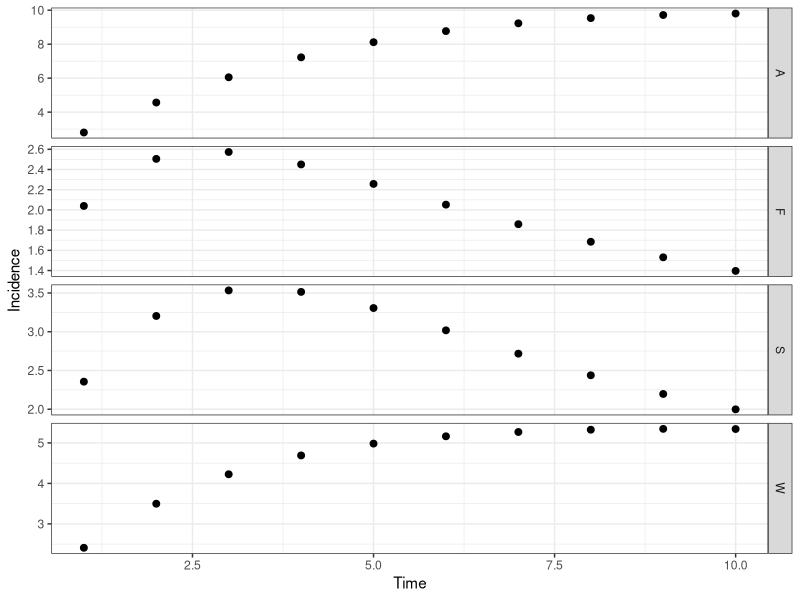

Source code (R):
# CF McQuaid & RMGJ Houben
# Start 21/04/2017 ---> current version 26/04/2017
# Cohort model of TB including regression and a slow stream
########################################
#         ^     ^     ^     ^          #
#      -> Q <-> S <-> C <-> Y -> M     # Q - Quiescent, S - Subclinical, C - Minimal (C+S-), Y - Disseminated (C+S+, symptomatic), M - Death (due to disease)
#     /   ^     ^                      #
#    E    |     |                      # E - Recently Infected, T - Cumulative incidence (using initial disease-free population)
#     \   v     v                      #
#      -> K <-> Z                      # K - Quiescent (slow stream), Z- Subclinical (slow stream),
#         v     v                      #
########################################
##set wd depending on who is coding/playing
#setwd("C:/Users/cfmcquaid/Simulations")
setwd("/Users/ReinHouben/Filr/ifolder/Applications (funding and jobs)/2016 - ERC starting grant/Rmodel_nathis/NatHistCoh")

#Next steps
# 1. get the prop inc disease after 5 years to 5%
###   How: play with Eq values, OR increase progression parameters
# 2. achieve 1 + start higher and sharper decrease in early years
###   How: change initial states to more realistic point, based on what prev of disease would be at screening
###   Also increase progression rates, while decreasing proportion that goes into the fast pathway
# OTHER NEXT STEPS - 8th May 2017
##  ?can we calculate in model how often (on average) people would come in and out of states over course of say 2 years?
##  ?Can we calculate average time in compartment in each step visit? Should be simple competing risk model right?

library("reshape2"); library("deSolve"); library("ggplot2"); library("plyr");
# Parameter sets: Average (), Wax (regression), Slow (slow), Full (regression, slow)
# Ax - rate from compartment A to compartment X, Omega - background mortality
paramA <- c(Eq=1.00, Qs=0.03, Qk=0.00, Kz=0.00, Kq=0.00, Sc=0.22, Sq=0.00, Sz=0.00, Zk=0.00, Zs=0.00, Cy=0.22, Cs=0.00, Ym=0.25, Yc=0.00, Omega=0)
paramW <- c(Eq=1.00, Qs=0.03, Qk=0.00, Kz=0.00, Kq=0.00, Sc=0.50, Sq=0.25, Sz=0.00, Zk=0.00, Zs=0.00, Cy=0.50, Cs=0.25, Ym=0.50, Yc=0.25, Omega=0)
paramS <- c(Eq=0.10, Qs=0.50, Qk=0.00, Kz=0.01, Kq=0.00, Sc=0.22, Sq=0.00, Sz=0.00, Zk=0.00, Zs=0.05, Cy=0.22, Cs=0.00, Ym=0.25, Yc=0.00, Omega=0)
paramF <- c(Eq=0.10, Qs=0.50, Qk=0.00, Kz=0.01, Kq=0.00, Sc=0.50, Sq=0.25, Sz=0.00, Zk=0.25, Zs=0.05, Cy=0.50, Cs=0.25, Ym=0.50, Yc=0.25, Omega=0)
# Initial states of compartments
state <- c(E=100000, Q=0, K=0, S=0, Z=0, C=0, Y=0, M=0, T=0)
# Timespan for simulation
times <- seq(0, 10, by = 1)
# Timespan for burn
timeb <- 2
# Timespan for tornado
timet <- 5
# ODE function
regr <- function(t, state, parameters){
  with(as.list(c(state, parameters)), {
   # rates of change
   dE <- - E
   dQ <- + Eq*E + Sq*S + Kq*K - (Qs + Qk + Omega)*Q
   dK <- + (1 - Eq)*E + Zk*Z + Qk*Q - (Kz + Kq + Omega)*K
   dS <- + Qs*Q + Cs*C + Zs*Z - (Sc + Sq + Sz + Omega)*S
   dZ <- + Kz*K + Sz*S - (Zk + Zs + Omega)*Z
   dC <- + Sc*S + Yc*Y - (Cs + Cy + Omega)*C
   dY <- + Cy*C -(Yc + Ym + Omega)*Y
   dM <- + Ym*Y
   dT <- + Sc*S / sum(state[1:5])
   # return the rate of change
   list(c(dE, dQ, dK, dS, dZ, dC, dY, dM, dT))
  })
}
# Burn off the first X years to establish the proportion of individuals in each compartment, removing diseased
burn <- function(tb, state, fxn, parameters){
  out <- ode(y = state, times = seq(0, tb, by = 1), func = fxn, parms = parameters)
  stateb <- c(out[tb, 2], out[tb, 3], out[tb, 4], out[tb, 5], out[tb, 6], C=0, Y=0, M=0, T=0)
  return(stateb)
}
# Calculation function
calc <- function(ts, tb, state, fxn, parameters, source){
  stateb <- burn(tb = tb, state = state, fxn = regr, parameters = parameters)
  out <- ode(y = stateb, times = ts, func = fxn, parms = parameters)
  out <- as.data.frame(out)
  # Calculating incidence
  out$inc <- parameters["Sc"]*out$S / (out$E + out$Q + out$S + out$K + out$Z)
  # Calculating incidence rate (https://en.wikipedia.org/wiki/Incidence_(epidemiology)), proportion of population that result in cases per year = (total # cases incl mort) / {[(C+Y)_t1-(C+Y)_t0]*(t1+t0)/2 + t1*(E+Q+S+K+Z)_t1}
  out$rate <- (out$C + out$Y + out$M) / (head(c(out$C,0) + c(out$Y,0) - c(0,out$C) - c(0,out$Y), -1)*head(c(out$time,0) - c(0,out$time), -1) / 2 + (out$E + out$Q + out$S + out$K + out$Z)*out$time)
  # Calculating the "relative risk" (see Vynnycky & Fine, 1997)
  # out$risk <- head(c(out$C,0) + c(out$Y,0) - c(0,out$C) - c(0,out$Y), -1)/(out$C[2] + out$Y[2])
  out$risk <- parameters["Sc"]*out$S/(parameters["Sc"]*out$S[1])
  # Calculating the "interval from conversion" (see Styblo 1991 & TSRU progress report 1967)
  # out$int <- 100*head(c(out$C,0) + c(out$Y,0) - c(0,out$C) - c(0,out$Y), -1)/sum(head(c(out$C,0) + c(out$Y,0) - c(0,out$C) - c(0,out$Y), -1))
  out$int <- parameters["Sc"]*out$S/sum(parameters["Sc"]*out$S)
  # Calculating point prevalence
  out$prev <- (out$C + out$Y) / (out$E + out$Q + out$S + out$K + out$Z + out$C + out$Y)
  # Removing the first data point at time zero as we only sample after a year
  out <- out[-c(1), ]
  # Formatting the data for plotting - putting into a melted data.fame, with additional columns for the source matrix
  out <- melt(out, id.vars = c("time"))
  out$source <- source
  return(out)
}
outA <- calc(ts = times, tb = timeb, state = state, fxn = regr, parameters = paramA, source = "A")
outW <- calc(ts = times, tb = timeb, state = state, fxn = regr, parameters = paramW, source = "W")
outS <- calc(ts = times, tb = timeb, state = state, fxn = regr, parameters = paramS, source = "S")
outF <- calc(ts = times, tb = timeb, state = state, fxn = regr, parameters = paramF, source = "F")
out <- rbind(outA, outW, outS, outF)
# Plot output
theme_set(theme_bw())
##all scenarios
ggplot(out[out$variable %in% c("risk"), ], aes(time, value)) + geom_point(size=2) + labs(x = "Time", y = "Incidence") + facet_grid(source ~ . , scales = "free")
##slow and slow+regression only (S+F)
out2 <- subset(out, source=='F' | source == 'S', select=time:source)  
#ggplot(out2[out2$variable %in% c("inc"), ], aes(time, value)) + geom_point(size=2) + labs(x = "Time", y = "Incidence") + facet_grid(source ~ . , scales = "free")

# Fitting parameters and state: proportion of individuals diseased after "Otime" years, using parameter set "Osource"
Osource <- "F"; Otime <- 5
Ci <- out[which(out$source == Osource & out$variable == "T" & out$time == Otime), ]
Ic <- out[which(out$source == Osource & out$variable == "inc" & out$time == Otime), ]
Ra <- out[which(out$source == Osource & out$variable == "rate" & out$time == Otime), ]
Pp <- out[which(out$source == Osource & out$variable == "prev" & out$time == Otime), ]
Rr <- out[which(out$source == Osource & out$variable == "risk" & out$time == Otime), ]
Iv <- out[which(out$source == Osource & out$variable == "int" & out$time == Otime), ]

# # Tornado plot
# range <- 0.01 ##sets range for the change in the parameters
# torn <- function(ts, tb, tt, state, fxn, parameters, source){
#   # Store data
#   data <- rbind(parameters, parameters)
#   rownames(data) <- c('+1%', '-1%')   
#   # Compare to default data set
#   out <- calc(ts = ts, tb = tb, state = state, fxn = regr, parameters = parameters, source = source)
#   def <- out[which(out$time ==tt & out$variable == "prev"),"value"]
#   for (i in 1:15){
#     # Increasing and decreasing each parameter in turn
#     parametersM = parameters; parametersL = parameters
#     parametersM[i] = parametersM[i] + range*parametersM[i]; parametersL[i] = parametersL[i] - range*parametersL[i]
#     outM <- calc(ts = ts, tb = tb, state = state, fxn = regr, parameters = parametersM, source = source); outL <- calc(ts = ts, tb = tb, state = state, fxn = regr, parameters = parametersL, source = source)
#     outM <- (outM[which(outM$time ==tt & outM$variable == "prev"),"value"] - def) / def; outL <- (outL[which(outL$time ==tt & outL$variable == "prev"),"value"] - def) / def
#     data[1, i] <- outM; data[2, i] <- outL
#   }
#   return(data)
# }
# data <- torn(ts = times, tb = timeb, tt = timet, state = state, fxn = regr, parameters = paramF, source ="F")
# # For plotting '%' on x-axis
# x <- seq(-0.01,0.01, length=10)
# ORD = order(abs(data[2,] - data[1,]))
###order black = increase in parameter, white is decrease in parameter value
# barplot(data[1,ORD], horiz = T, las=1, xlim = c(-0.01,0.01), xaxt='n', ylab = '', beside=T, col=c('black'))
# barplot(data[2,ORD], horiz = T, las=1, xlim = c(-0.01,0.01), xaxt='n', ylab = '', beside=T, col=c('white'), add = TRUE)
# axis(1, at=pretty(x), lab=paste0(pretty(x) * 100," %"), las=TRUE)
